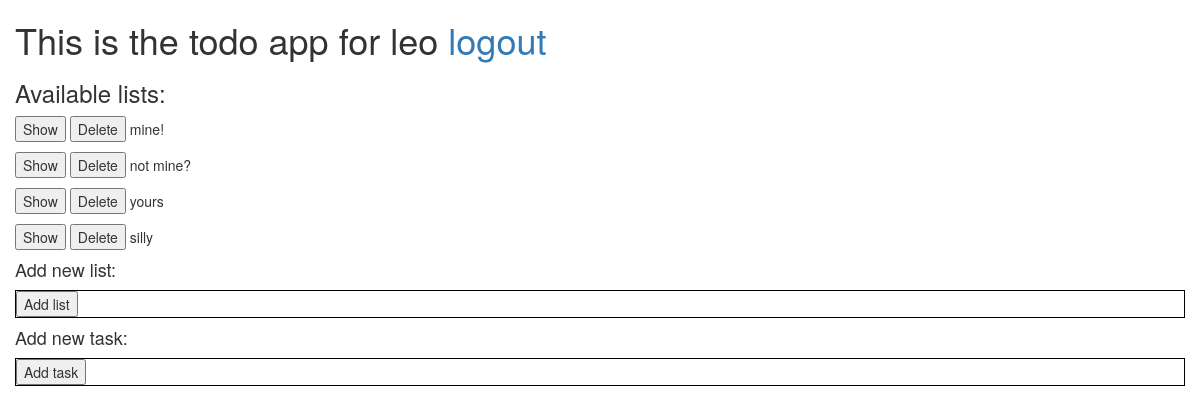
Before: /todo_list/index/ (signed in) with the older database file.
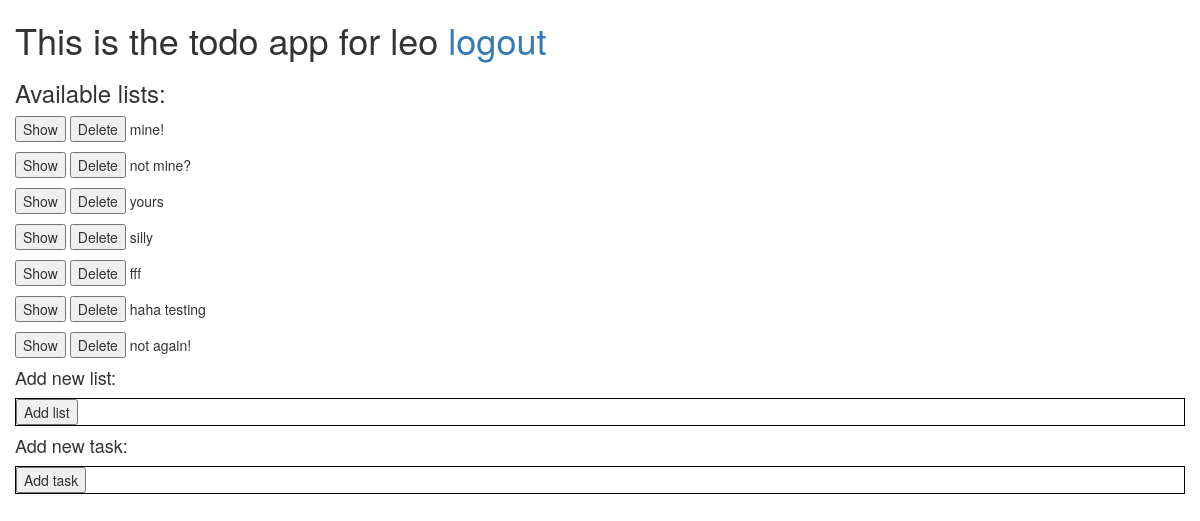
After: the same page with the newer database file.
### todo_list/models.py (models this page shows, shortened)
class List(models.Model):
    user = models.ForeignKey(User)
    listname = models.CharField(max_length=200, default='To do')

### todo_list/views.py (the view)
@login_required(login_url='/todo_list/login/')
def index(request):
    current_user = request.user
    user_lists = current_user.list_set.all()
    addList = AddListForm()
    addTask = AddTaskForm()
    ctx = {'user': current_user, 'lists': user_lists, 'AddListForm': addList, 'AddListAction': '../addlist/', 'GetListAction': '../getlist/',
           'RemoveListAction': '../removelist', 'AddTaskForm': addTask, 'AddTaskAction': '../addtask/'}
    return render(request, 'todo_list/index.html', ctx)

### todo_list/templates/todo_list/index.html (shortened to what this page needs)
<!doctype html>
<html>
    <head>
        <link rel="stylesheet" href="https://maxcdn.bootstrapcdn.com/bootstrap/3.3.4/css/bootstrap.min.css">
        <link rel="stylesheet" type="text/css" href="/static/todo_list/css/todo.css">
    </head>
    <body>
        <div class="container">
            <div class="row">
            <div class="span12">
                <h1>This is the todo app for {{ user.username }} <a href={% url "todo_list:logoutin" %}>logout</a></h1>
                <h3>Available lists:</h3>
                {% for list in lists %}
                <p>
                    <button onclick="loadList('{{ list.listname }}')">Show</button>
                    <button onclick="removeList('{{ list.listname }}')">Delete</button>
                    {{ list.listname }}
                </p>
                {% endfor %}
                <h4>Add new list:</h4>
                <div class="formdiv">
                    <form id="addlistform" action="{{ AddListAction }}" method="POST">
                        <input type="submit" value="Add list"/>
                    </form>
                </div>
                <h4>Add new task:</h4>
                <div class="formdiv">
                    <form id="addtaskform" action="{{ AddTaskAction }}" method="POST">
                        <input type="submit" value="Add task"/>
                    </form>
                </div>
            </div>
            </div>
        </div>
    </body>
</html>

Changed rows visible on the page:
added List: listname "fff"
added List: listname "haha testing"
added List: listname "not again!"
